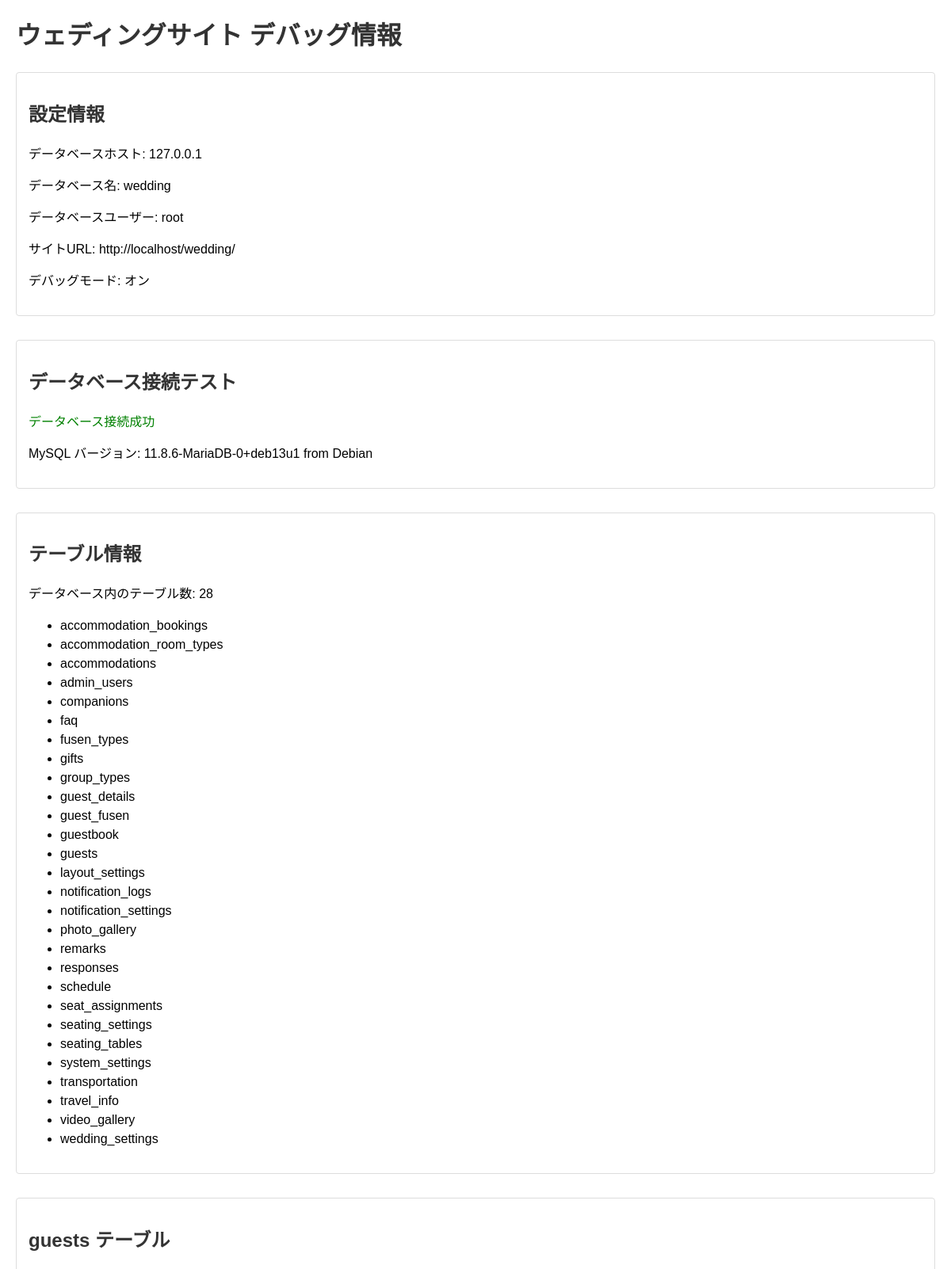
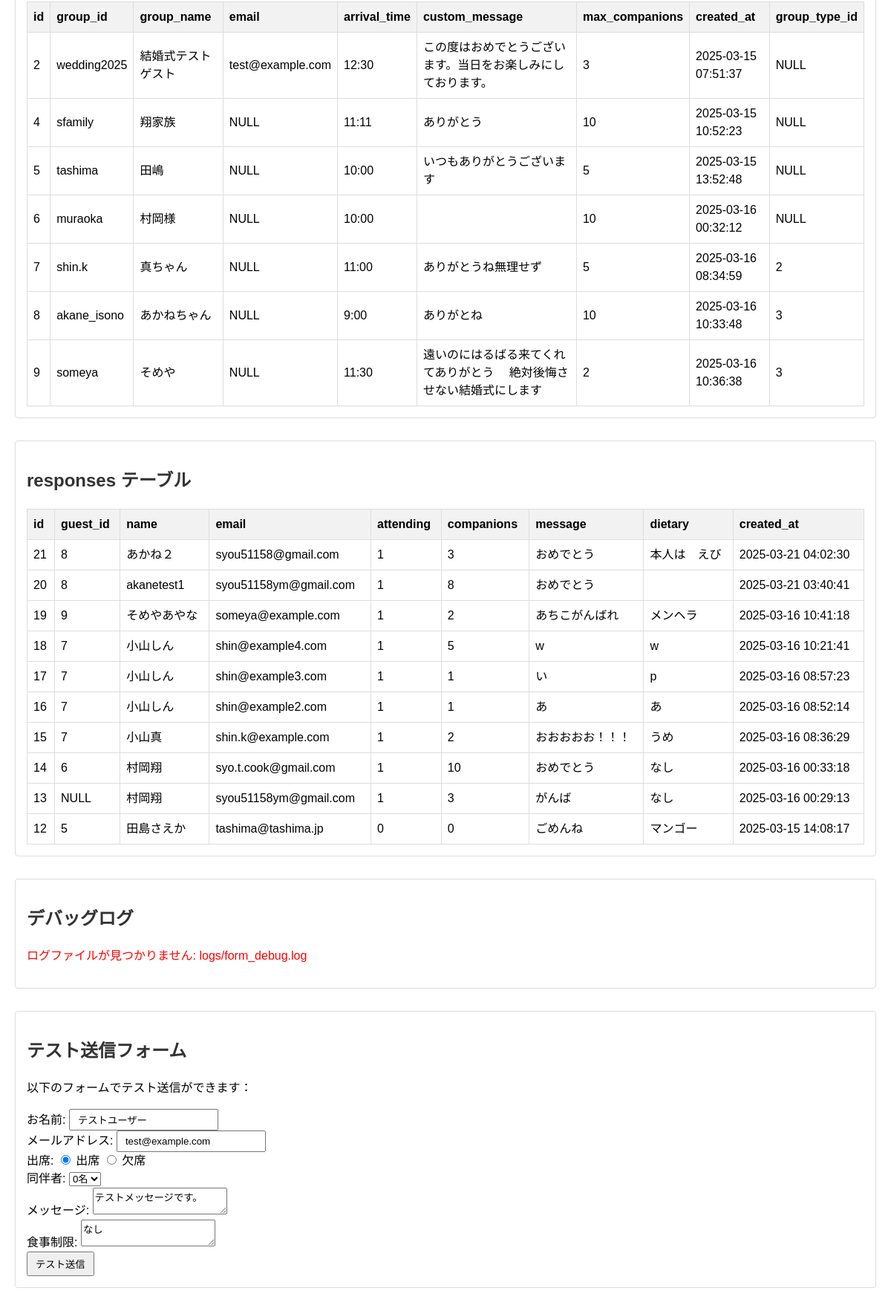
The app's page /process_debug.php with its own data (2 pictures, top to bottom).
### tables this page shows
CREATE TABLE `guests` (
  `id` int(11) NOT NULL AUTO_INCREMENT,
  `group_id` varchar(50) DEFAULT NULL,
  `group_name` varchar(100) NOT NULL,
  `email` varchar(255) DEFAULT NULL,
  `arrival_time` varchar(100) NOT NULL,
  `custom_message` text DEFAULT NULL,
  `max_companions` int(11) DEFAULT 0,
  `created_at` timestamp NOT NULL DEFAULT current_timestamp(),
  `group_type_id` int(11) DEFAULT NULL,
  PRIMARY KEY (`id`),
  UNIQUE KEY `group_id` (`group_id`),
  KEY `group_type_id` (`group_type_id`),
  CONSTRAINT `guests_ibfk_1` FOREIGN KEY (`group_type_id`) REFERENCES `group_types` (`id`) ON DELETE SET NULL
);

CREATE TABLE `responses` (
  `id` int(11) NOT NULL AUTO_INCREMENT,
  `guest_id` int(11) DEFAULT NULL,
  `name` varchar(100) NOT NULL,
  `email` varchar(255) DEFAULT NULL,
  `attending` tinyint(1) NOT NULL,
  `companions` int(11) DEFAULT 0,
  `message` text DEFAULT NULL,
  `dietary` text DEFAULT NULL,
  `created_at` timestamp NOT NULL DEFAULT current_timestamp(),
  PRIMARY KEY (`id`),
  KEY `guest_id` (`guest_id`),
  CONSTRAINT `responses_ibfk_1` FOREIGN KEY (`guest_id`) REFERENCES `guests` (`id`) ON DELETE SET NULL
);

### config.php (called while the page is built, shortened)
<?php
$is_local = true;
if ($is_local) {
    $db_host = '127.0.0.1';
    $db_name = 'wedding';
    $db_user = 'root';
    $site_url = "http://localhost/wedding/";
    $debug_mode = true;
}

### process_debug.php (the view, shortened to what this page needs)
<?php
require_once 'config.php';
?>
<!DOCTYPE html>
<html lang="ja">
<head>
</head>
<body>
    <h1>ウェディングサイト デバッグ情報</h1>
    <div class="section">
        <h2>設定情報</h2>
        <p>データベースホスト: <?php echo $db_host; ?></p>
        <p>データベース名: <?php echo $db_name; ?></p>
        <p>データベースユーザー: <?php echo $db_user; ?></p>
        <p>サイトURL: <?php echo $site_url; ?></p>
        <p>デバッグモード: <?php echo $debug_mode ? 'オン' : 'オフ'; ?></p>
    </div>
    <div class="section">
        <h2>データベース接続テスト</h2>
        <?php
        if (isset($pdo)) {
            echo '<p class="success">データベース接続成功</p>';
            try {
                $stmt = $pdo->query("SELECT VERSION() as version");
                $version = $stmt->fetch();
                echo '<p>MySQL バージョン: ' . $version['version'] . '</p>';
            } catch (PDOException $e) {
                echo '<p class="error">バージョン情報の取得に失敗: ' . $e->getMessage() . '</p>';
            }
        } else {
            echo '<p class="error">データベース接続情報が見つかりません</p>';
        }
        ?>
    </div>
    <div class="section">
        <h2>テーブル情報</h2>
        <?php
        try {
            $tables = $pdo->query("SHOW TABLES")->fetchAll(PDO::FETCH_COLUMN);
            if (count($tables) > 0) {
                echo '<p>データベース内のテーブル数: ' . count($tables) . '</p>';
                echo '<ul>';
                foreach ($tables as $table) {
                    echo '<li>' . $table . '</li>';
                }
                echo '</ul>';
            } else {
                echo '<p class="error">テーブルが見つかりません</p>';
            }
        } catch (PDOException $e) {
            echo '<p class="error">テーブル情報の取得に失敗: ' . $e->getMessage() . '</p>';
        }
        ?>
    </div>
    <div class="section">
        <h2>guests テーブル</h2>
        <?php
        try {
            $stmt = $pdo->query("SELECT * FROM guests LIMIT 10");
            $guests = $stmt->fetchAll();
            if (count($guests) > 0) {
                echo '<table>';
                echo '<tr>';
                foreach (array_keys($guests[0]) as $column) {
                    echo '<th>' . htmlspecialchars($column) . '</th>';
                }
                echo '</tr>';
                foreach ($guests as $guest) {
                    echo '<tr>';
                    foreach ($guest as $value) {
                        echo '<td>' . htmlspecialchars($value ?? 'NULL') . '</td>';
                    }
                    echo '</tr>';
                }
                echo '</table>';
            } else {
                echo '<p>データがありません</p>';
            }
        } catch (PDOException $e) {
            echo '<p class="error">guests テーブルの取得に失敗: ' . $e->getMessage() . '</p>';
        }
        ?>
    </div>
    <div class="section">
        <h2>responses テーブル</h2>
        <?php
        try {
            $stmt = $pdo->query("SELECT * FROM responses ORDER BY id DESC LIMIT 10");
            $responses = $stmt->fetchAll();
            if (count($responses) > 0) {
                echo '<table>';
                echo '<tr>';
                foreach (array_keys($responses[0]) as $column) {
                    echo '<th>' . htmlspecialchars($column) . '</th>';
                }
                echo '</tr>';
                foreach ($responses as $response) {
                    echo '<tr>';
                    foreach ($response as $value) {
                        echo '<td>' . htmlspecialchars($value ?? 'NULL') . '</td>';
                    }
                    echo '</tr>';
                }
                echo '</table>';
            } else {
                echo '<p>データがありません</p>';
            }
        } catch (PDOException $e) {
            echo '<p class="error">responses テーブルの取得に失敗: ' . $e->getMessage() . '</p>';
        }
        ?>
    </div>
    <div class="section">
        <h2>デバッグログ</h2>
        <?php
        $log_file = 'logs/form_debug.log';
        if (file_exists($log_file)) {
            $log_content = file_get_contents($log_file);
            if (!empty($log_content)) {
                echo '<pre>' . htmlspecialchars($log_content) . '</pre>';
            } else {
                echo '<p>ログファイルは空です</p>';
            }
        } else {
            echo '<p class="error">ログファイルが見つかりません: ' . $log_file . '</p>';
        }
        ?>
    </div>
    <div class="section">
        <h2>テスト送信フォーム</h2>
        <p>以下のフォームでテスト送信ができます：</p>
        <form action="process_rsvp.php" method="post">
            <div>
                <label for="test-name">お名前:</label>
                <input type="text" id="test-name" name="name" value="テストユーザー" required>
            </div>
            <div>
                <label for="test-email">メールアドレス:</label>
                <input type="email" id="test-email" name="email" value="test@example.com" required>
            </div>
            <div>
                <label>出席:</label>
                <input type="radio" id="test-attend-yes" name="attending" value="1" checked>
                <label for="test-attend-yes">出席</label>
                <input type="radio" id="test-attend-no" name="attending" value="0">
                <label for="test-attend-no">欠席</label>
            </div>
            <div>
                <label for="test-companions">同伴者:</label>
                <select id="test-companions" name="companions">
                    <option value="0">0名</option>
                </select>
            </div>
            <div>
                <label for="test-message">メッセージ:</label>
                <textarea id="test-message" name="message">テストメッセージです。</textarea>
            </div>
            <div>
                <label for="test-dietary">食事制限:</label>
                <textarea id="test-dietary" name="dietary">なし</textarea>
            </div>
            <button type="submit">テスト送信</button>
        </form>
    </div>
</body>
</html>

### process_debug.php (style rules this page uses)
body { font-family: Arial, sans-serif; margin: 20px; line-height: 1.5; }
h1, h2, h3 { color: #333; }
.section { margin-bottom: 30px; padding: 15px; border: 1px solid #ddd; border-radius: 4px; }
.error { color: red; }
.success { color: green; }
table { width: 100%; border-collapse: collapse; margin-top: 10px; }
th, td { border: 1px solid #ddd; padding: 8px; text-align: left; }
th { background-color: #f2f2f2; }
form { margin-top: 15px; }
input, button { padding: 5px 10px; }

### records on screen
guests: id "2", group "wedding2025", group_name "結婚式テストゲスト", email "test@example.com", arrival_time "12:30", custom_message "この度はおめでとうございます。当日をお楽しみにしております。", max_companions "3", created_at "2025-03-15 07:51:37", value "NULL"
guests: id "4", group "sfamily", group_name "翔家族", value "NULL", arrival_time "11:11", custom_message "ありがとう", max_companions "10", created_at "2025-03-15 10:52:23"
guests: value "5", group "tashima", group_name "田嶋", value "NULL", arrival_time "10:00", custom_message "いつもありがとうございます", created_at "2025-03-15 13:52:48"
guests: id "6", group "muraoka", group_name "村岡様", value "NULL", arrival_time "10:00", max_companions "10", created_at "2025-03-16 00:32:12"
guests: id "7", group "shin.k", group_name "真ちゃん", value "NULL", arrival_time "11:00", custom_message "ありがとうね無理せず", max_companions "5", created_at "2025-03-16 08:34:59", group_type "2"
guests: id "8", group "akane_isono", group_name "あかねちゃん", value "NULL", arrival_time "9:00", custom_message "ありがとね", max_companions "10", created_at "2025-03-16 10:33:48", group_type "3"
guests: id "9", group "someya", group_name "そめや", value "NULL", arrival_time "11:30", custom_message "遠いのにはるばる来てくれてありがとう 絶対後悔させない結婚式にします", max_companions "2", created_at "2025-03-16 10:36:38", group_type "3"
responses: id "21", guest "8", name "あかね２", email "syou51158@gmail.com", attending "1", companions "3", message "おめでとう", dietary "本人は えび", created_at "2025-03-21 04:02:30"
responses: id "20", value "8", name "akanetest1", email "syou51158ym@gmail.com", attending "1", message "おめでとう", created_at "2025-03-21 03:40:41"
responses: id "19", guest "9", name "そめやあやな", email "someya@example.com", attending "1", companions "2", message "あちこがんばれ", dietary "メンヘラ", created_at "2025-03-16 10:41:18"
responses: id "18", guest "7", name "小山しん", email "shin@example4.com", attending "1", companions "5", value "w", created_at "2025-03-16 10:21:41"
responses: id "17", guest "7", name "小山しん", email "shin@example3.com", value "1", message "い", dietary "p", created_at "2025-03-16 08:57:23"
responses: id "16", guest "7", name "小山しん", email "shin@example2.com", value "1", value "あ", created_at "2025-03-16 08:52:14"
responses: id "15", guest "7", name "小山真", email "shin.k@example.com", attending "1", companions "2", message "おおおおお！！！", dietary "うめ", created_at "2025-03-16 08:36:29"
responses: id "14", guest "6", name "村岡翔", email "syo.t.cook@gmail.com", attending "1", companions "10", message "おめでとう", dietary "なし", created_at "2025-03-16 00:33:18"
responses: id "13", value "NULL", name "村岡翔", email "syou51158ym@gmail.com", attending "1", companions "3", message "がんば", dietary "なし", created_at "2025-03-16 00:29:13"
responses: id "12", guest "5", name "田島さえか", email "tashima@tashima.jp", value "0", message "ごめんね", dietary "マンゴー", created_at "2025-03-15 14:08:17"

### other values on screen
$db_host "127.0.0.1"
$db_name "wedding"
$db_user "root"
$site_url "http://localhost/wedding/"
$version['version'] "11.8.6-MariaDB-0+deb13u1 from Debian"
count($tables) "28"
$table "accommodation_bookings"
$table "accommodation_room_types"
$table "accommodations"
$table "admin_users"
$table "companions"
$table "faq"
$table "fusen_types"
$table "gifts"
$table "group_types"
